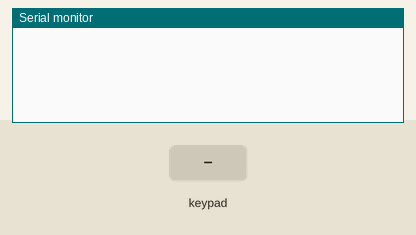
Simulated run of this sketch. Board: Arduino Uno, built with avr-gcc and run on an emulated ATmega328P. Shown: the last lines printed to the serial monitor. Inputs (shaded band) come from the test bench.

Above: at 1.2 s.
1.3 s: key '1' pressed
At 1.7 s:
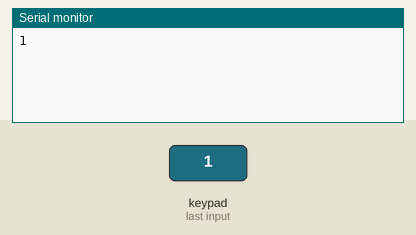
2.8 s: keypad keys 1 1 1 0 9 8 # pressed 0.4 s apart
At 6.0 s:
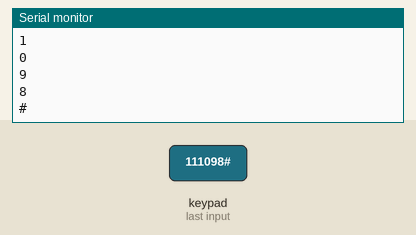
7.1 s: key 'A' pressed
At 8.3 s:
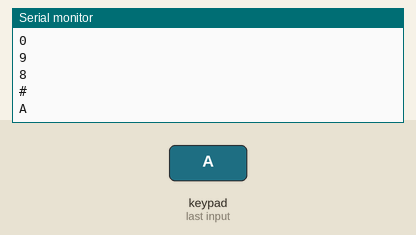
8.6 s: keypad keys 1 1 1 0 9 8 * pressed 0.4 s apart
At 11.4 s:
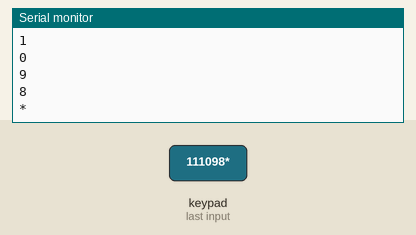
12.9 s: key 'B' pressed
At 14.1 s:
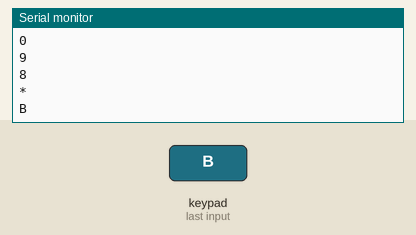
14.4 s: keypad keys 1 1 1 0 9 8 D pressed 0.4 s apart
At 18.2 s:
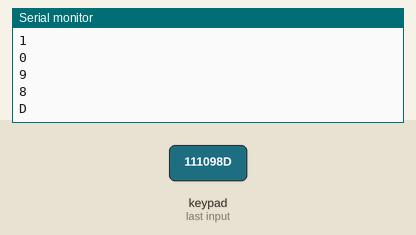
Timing chart, 0 to 19.7 s (numbered marks = the images above; inputs shaded):
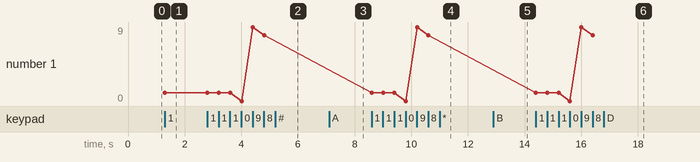

Measured:
- after the input at 1.3 s, the serial monitor: prints a new line at once (image 1)
- after the input at 2.8 s, the serial monitor: prints a new line after 1.2 s (image 2)
- after the input at 7.1 s, the serial monitor: prints a new line at once (image 3)
- after the input at 8.6 s, the serial monitor: prints a new line at once (image 4)
- after the input at 12.9 s, the serial monitor: prints a new line at once (image 5)
- after the input at 14.4 s, the serial monitor: prints a new line at once (image 6)
- plotted number 1: 1 → 8 after the input at 2.8 s

The sketch:

E4-Keypad-Sketch.ino
```cpp
// (C) Nasit Vurgun, Joel Mattsson, Mohamad Khalil, group: 19 (2024)
// Work package 3
// Exercise 4
// Submission code: 2346743

#include <Keypad.h> // Include the keypad library

const byte rows = 4; // Number of rows
const byte columns = 4; // Number of columns

byte rowPins[rows] = {11, 10, 9, 8}; // The pins for each row
byte columnPins[columns] = {7, 6, 5, 4}; // The pins for each column

// The keypad grid containing all char values for each button (4x4)
char keysGrid[rows][columns] =
{
  {'1', '2', '3', 'A'}, // First row
  {'4', '5', '6', 'B'}, // Second row
  {'7', '8', '9', 'C'}, // Third row
  {'*', '0', '#', 'D'} // Fourth row
};

// Create an instance of 'Keypad' with the predefined grid and pins
Keypad keyboard = Keypad(makeKeymap(keysGrid), rowPins, columnPins, rows, columns);

void setup() // setup: Run only once when program starts
{
  Serial.begin(9600); // Start serial for printing
}

void loop() // loop: Reiterate for as long as the program runs
{
  char pressedKey = keyboard.getKey(); // Continiously read if any key was inputted by the user

  if (pressedKey != NO_KEY) // If a key was pressed
  {
    Serial.println(pressedKey); // Print the key that was pressed
  }
}
```
